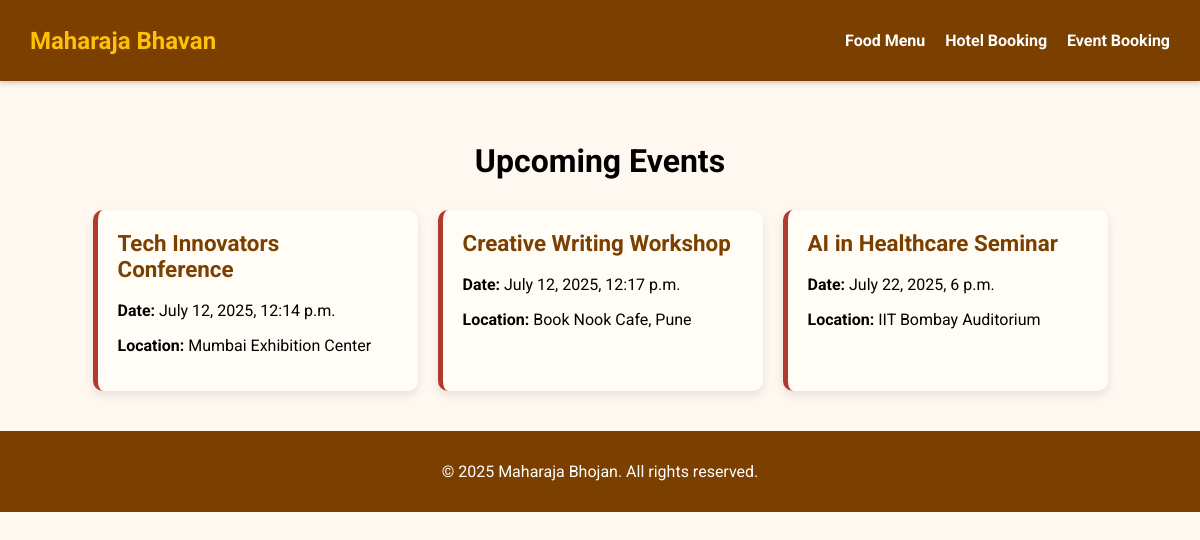
/event/events, run on the app's committed database.
### event/models.py (models this page shows, shortened)
class Event(models.Model):
    title = models.CharField(max_length=100)
    description = models.TextField(blank=True, null=True)
    date = models.DateTimeField()
    time = models.TimeField()
    event_type = models.CharField(max_length=50, choices=[
        ('conference', 'Conference'),
        ('workshop', 'Workshop'),
        ('seminar', 'Seminar'),
        ('webinar', 'Webinar'),
        ('meetup', 'Meetup'),
        ('networking', 'Networking'),
        ('festival', 'Festival'),
        ('concert', 'Concert'),
        ('exhibition', 'Exhibition'),
        ('trade_show', 'Trade Show'),
        ('panel_discussion', 'Panel Discussion'),
        ('product_launch', 'Product Launch'),
        ('community_event', 'Community Event'),
        ('charity_event', 'Charity Event'),
        ('sports_event', 'Sports Event'),
        ('cultural_event', 'Cultural Event'),
        ('educational_event', 'Educational Event'),
        ('corporate_event', 'Corporate Event'),
        ('social_event', 'Social Event'),
        ('wedding', 'Wedding'),
        ('birthday_party', 'Birthday Party'),
        ('anniversary', 'Anniversary'),
        ('family_reunion', 'Family Reunion'),
        ('graduation', 'Graduation'),
        ('holiday_party', 'Holiday Party'),
        ('retirement_party', 'Retirement Party'),
        ('theater_performance', 'Theater Performance'),
        ('film_screening', 'Film Screening'),
        ('art_show', 'Art Show'),
        ('book_signing', 'Book Signing'),
        ('food_festival', 'Food Festival'),
        ('other', 'Other'),
    ])
    location = models.CharField(max_length=255)
    organizer = models.CharField(max_length=100)
    image = models.ImageField(upload_to='event_images/', blank=True, null=True)
    is_active = models.BooleanField(default=True)
    created_at = models.DateTimeField(auto_now_add=True)
    updated_at = models.DateTimeField(auto_now=True)

### event/views.py (the view)
# urls.py: path('events', view=EventView.events, name='events'),
    def events(request):
        events = Event.objects.all()
        context = {
            'events': events,
        }
        return render(request, 'event/events.html', context)

### event/templates/event/events.html (shortened to what this page needs)
{% extends 'base.html' %}
{% load static %}
{% block content %}
<h1>Upcoming Events</h1>
<div class="card-container">
    {% for event in events %}
        <div class="card" onclick="location.href=`{% url 'event:event_details' event.id %}`">
            <h2>{{ event.title }}</h2>
            <p><strong>Date:</strong> {{ event.date }}</p>
            <p><strong>Location:</strong> {{ event.location }}</p>
        </div>
    {% endfor %}
</div>
{% endblock %}

### static/css/base.css (style rules this page uses)
body { margin: 0; font-family: 'Roboto', sans-serif; background-color: #fff8f0; }
.card-container { display: flex; flex-wrap: wrap; justify-content: center; gap: 20px; margin-top: 30px; }
.card { background-color: #fffdf5; border-radius: 10px; box-shadow: 0 4px 10px rgba(0, 0, 0, 0.1); padding: 20px; width: 280px; text-align: left; transition: transform 0.2s ease-in-out; border-left: 5px solid #b03a2e; }
.card h2 { margin-top: 0; font-size: 1.4rem; color: #7b3f00; }

### data on the page
Event: title "Tech Innovators Conference", date "July 12, 2025, 12:14 p.m.", location "Mumbai Exhibition Center"
Event: title "Creative Writing Workshop", date "July 12, 2025, 12:17 p.m.", location "Book Nook Cafe, Pune"
Event: title "AI in Healthcare Seminar", date "July 22, 2025, 6 p.m.", location "IIT Bombay Auditorium"
